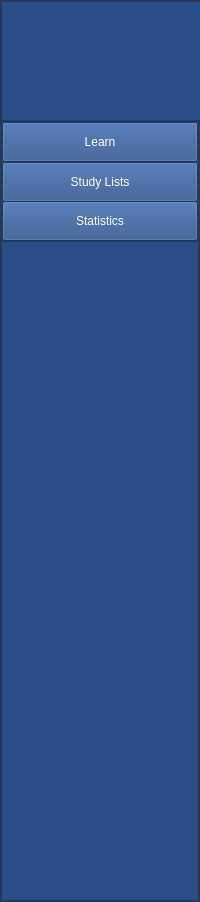
     <widget class="QFrame" name="leftBar">
      <property name="minimumSize">
       <size>
        <width>200</width>
        <height>0</height>
       </size>
      </property>
      <property name="maximumSize">
       <size>
        <width>200</width>
        <height>16777215</height>
       </size>
      </property>
      <property name="styleSheet">
       <string notr="true">background-color: rgb(58, 74, 97);</string>
      </property>
      <property name="frameShape">
       <enum>QFrame::StyledPanel</enum>
      </property>
      <property name="frameShadow">
       <enum>QFrame::Raised</enum>
      </property>
      <layout class="QVBoxLayout" name="verticalLayout_2">
       <property name="spacing">
        <number>0</number>
       </property>
       <property name="leftMargin">
        <number>0</number>
       </property>
       <property name="topMargin">
        <number>0</number>
       </property>
       <property name="rightMargin">
        <number>0</number>
       </property>
       <property name="bottomMargin">
        <number>0</number>
       </property>
       <item>
        <widget class="QFrame" name="leftBar_top">
         <property name="minimumSize">
          <size>
           <width>200</width>
           <height>120</height>
          </size>
         </property>
         <property name="maximumSize">
          <size>
           <width>250</width>
           <height>120</height>
          </size>
         </property>
         <property name="styleSheet">
          <string notr="true">background-color: #2A4D87;</string>
         </property>
         <property name="frameShape">
          <enum>QFrame::StyledPanel</enum>
         </property>
         <property name="frameShadow">
          <enum>QFrame::Raised</enum>
         </property>
        </widget>
       </item>
       <item>
        <widget class="QFrame" name="buttons">
         <property name="minimumSize">
          <size>
           <width>0</width>
           <height>120</height>
          </size>
         </property>
         <property name="maximumSize">
          <size>
           <width>16777215</width>
           <height>120</height>
          </size>
         </property>
         <property name="styleSheet">
          <string notr="true">background-color: #2A4D87;</string>
         </property>
         <property name="frameShape">
          <enum>QFrame::StyledPanel</enum>
         </property>
         <property name="frameShadow">
          <enum>QFrame::Raised</enum>
         </property>
         <layout class="QVBoxLayout" name="verticalLayout_7">
          <property name="spacing">
           <number>0</number>
          </property>
          <property name="leftMargin">
           <number>0</number>
          </property>
          <property name="topMargin">
           <number>0</number>
          </property>
          <property name="rightMargin">
           <number>0</number>
          </property>
          <property name="bottomMargin">
           <number>0</number>
          </property>
          <item>
           <widget class="QPushButton" name="button_learn">
            <property name="minimumSize">
             <size>
              <width>0</width>
              <height>40</height>
             </size>
            </property>
            <property name="maximumSize">
             <size>
              <width>16777215</width>
              <height>40</height>
             </size>
            </property>
            <property name="cursor">
             <cursorShape>PointingHandCursor</cursorShape>
            </property>
            <property name="styleSheet">
             <string notr="true">color: rgb(255, 255, 255);</string>
            </property>
            <property name="text">
             <string>Learn</string>
            </property>
            <property name="checkable">
             <bool>true</bool>
            </property>
           </widget>
          </item>
          <item>
           <widget class="QPushButton" name="button_studylist">
            <property name="minimumSize">
             <size>
              <width>0</width>
              <height>40</height>
             </size>
            </property>
            <property name="maximumSize">
             <size>
              <width>16777215</width>
              <height>40</height>
             </size>
            </property>
            <property name="cursor">
             <cursorShape>PointingHandCursor</cursorShape>
            </property>
            <property name="styleSheet">
             <string notr="true">color: rgb(255, 255, 255);</string>
            </property>
            <property name="text">
             <string>Study Lists</string>
            </property>
            <property name="checkable">
             <bool>true</bool>
            </property>
           </widget>
          </item>
          <item>
           <widget class="QPushButton" name="button_dashboard">
            <property name="minimumSize">
             <size>
              <width>0</width>
              <height>40</height>
             </size>
            </property>
            <property name="maximumSize">
             <size>
              <width>16777215</width>
              <height>40</height>
             </size>
            </property>
            <property name="cursor">
             <cursorShape>PointingHandCursor</cursorShape>
            </property>
            <property name="styleSheet">
             <string notr="true">color: rgb(255, 255, 255);</string>
            </property>
            <property name="text">
             <string>Statistics</string>
            </property>
            <property name="checkable">
             <bool>true</bool>
            </property>
           </widget>
          </item>
         </layout>
        </widget>
       </item>
       <item>
        <widget class="QFrame" name="frame_3">
         <property name="minimumSize">
          <size>
           <width>0</width>
           <height>660</height>
          </size>
         </property>
         <property name="maximumSize">
          <size>
           <width>16777215</width>
           <height>660</height>
          </size>
         </property>
         <property name="styleSheet">
          <string notr="true">background-color: #2A4D87;</string>
         </property>
         <property name="frameShape">
          <enum>QFrame::StyledPanel</enum>
         </property>
         <property name="frameShadow">
          <enum>QFrame::Raised</enum>
         </property>
        </widget>
       </item>
      </layout>
     </widget>
